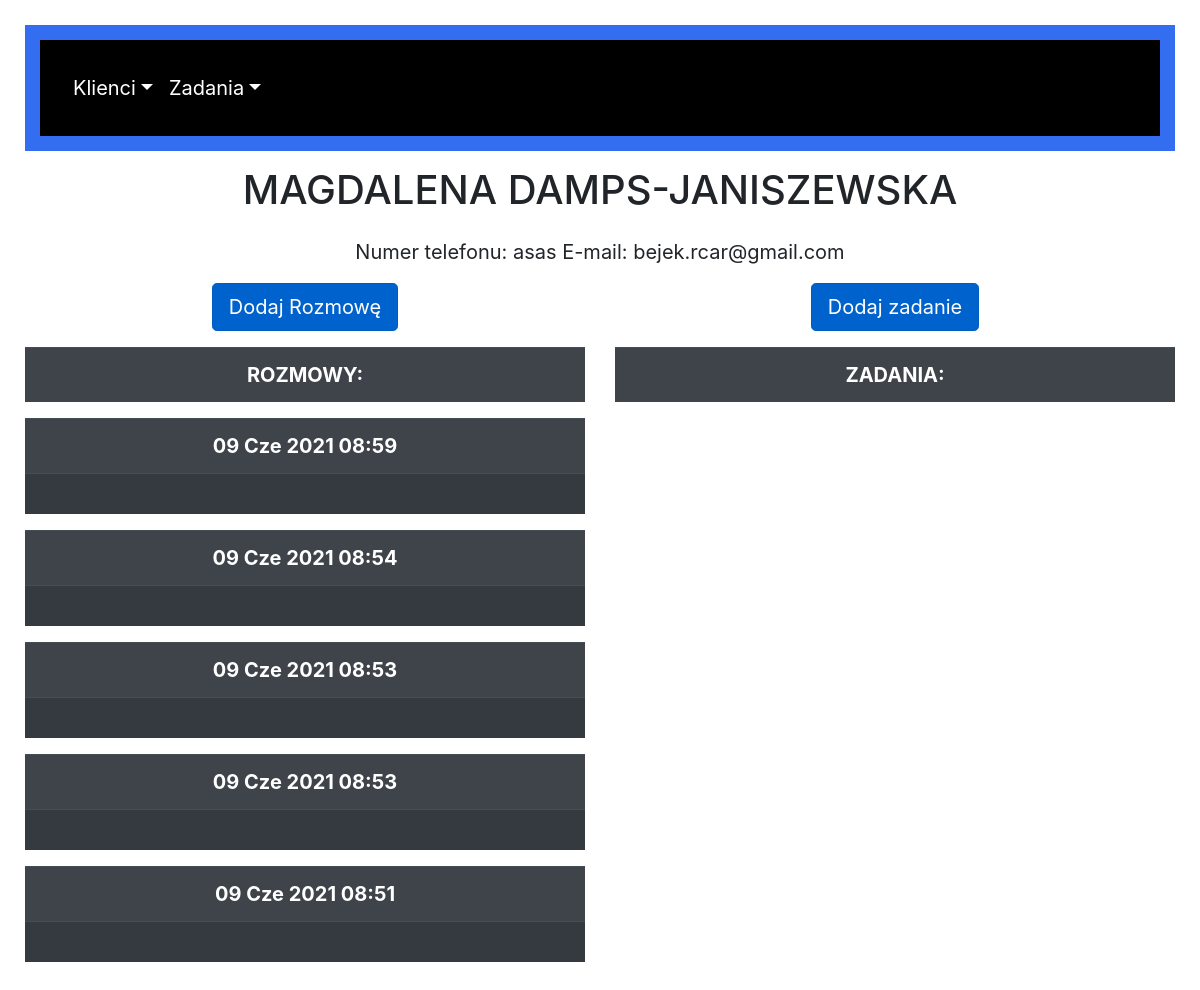
The app's page /client_details/2, older data.
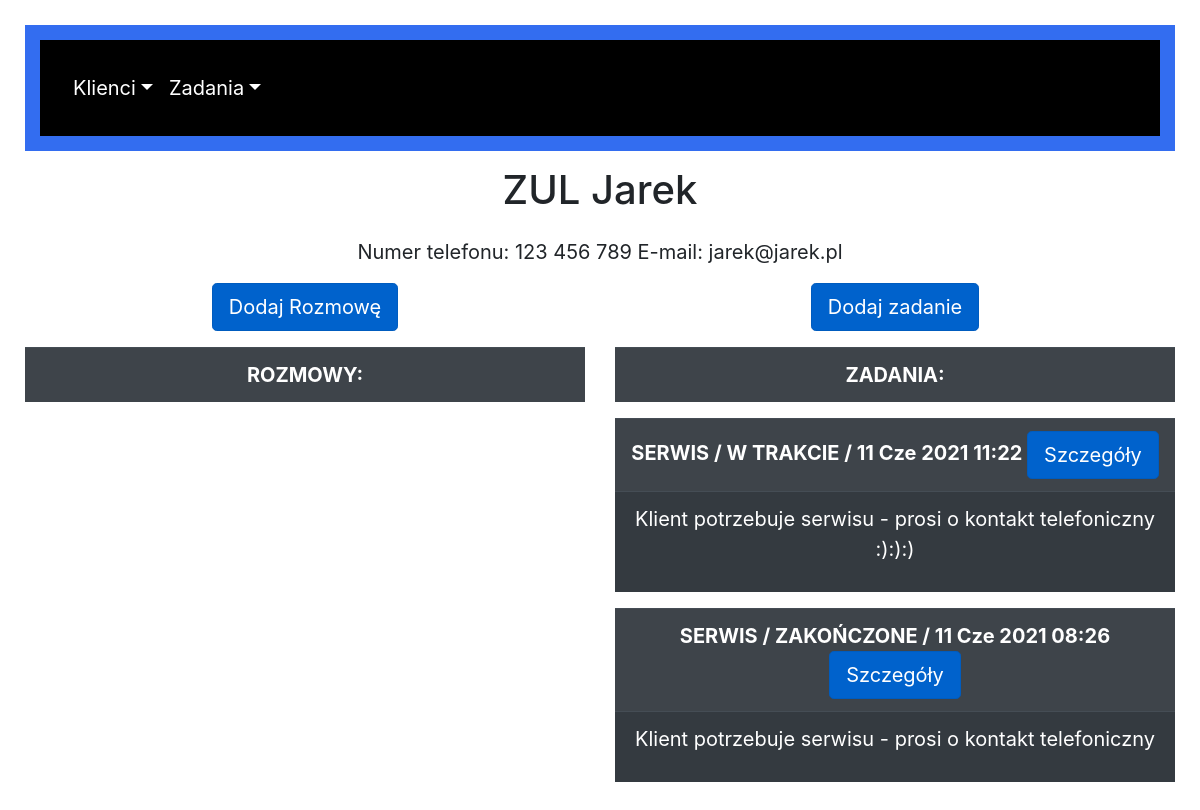
The same page, newer data.
### crm/models.py (models this page shows, shortened)
class Client(models.Model):
    name = models.CharField(max_length=200, verbose_name='Nazwa')
    vat_number = models.CharField(max_length=13, verbose_name='NIP')
    contact_person = models.CharField(max_length=30, verbose_name='Osoba kontaktowa')
    phone_number = models.CharField(max_length=11, verbose_name='Numer telefonu')
    e_mail = models.EmailField(blank=True, verbose_name='Adres e-mail')
    comments = models.CharField(max_length=500, blank=True, verbose_name='Komentarz')
    vip = models.BooleanField()
    date = models.DateTimeField(default=timezone.now)

class PhoneCall(models.Model):
    client = models.ForeignKey(Client, on_delete=models.CASCADE)
    date = models.DateTimeField(default=timezone.now)
    comment = models.TextField(max_length=1000, verbose_name='Przebieg rozmowy')
    owner = models.ForeignKey(User, on_delete=models.CASCADE, null=True)
    date_next_call = models.DateTimeField(name="Planowana data kolejnej rozmowy", null=True)

class Task(models.Model):
    TYPE = (
        ('SERWIS','SERWIS'),
        ('CZĘŚCI','CZĘŚCI'),
        ('MASZYNY','MASZYNY'),
    )
    STATUS = (
        ('NOWE', 'NOWE'),
        ('W TRAKCIE', 'W TRAKCIE'),
        ('ZAKOŃCZONE', 'ZAKOŃCZONE'),
    )
    type = models.CharField(max_length=100, choices=TYPE, verbose_name='Typ')
    name = models.CharField(max_length=200, verbose_name='Nazwa')
    date = models.DateTimeField(default=timezone.now)
    end_date = models.DateTimeField(null=True)
    client = models.ForeignKey(Client, on_delete=models.CASCADE)
    status = models.CharField(max_length=200, choices=STATUS, default='NOWE')
    comments = models.CharField(max_length=500, blank=True)
    success = models.BooleanField(null=True)
    owner = models.ForeignKey(User, on_delete=models.CASCADE, null=True)

### crm/views.py (the view)
# urls.py: path('client_details/<int:client_id>', views.client_details, name='client_details'),
def client_details(request, client_id):
    client = get_object_or_404(Client, id=client_id)
    phone_calls = client.phonecall_set.order_by('-date')
    tasks = client.task_set.order_by('-date')
    context = {'client': client, 'phone_calls':phone_calls, 'tasks': tasks}
    return render(request, 'crm/client_details.html', context)

### crm/templates/crm/client_details.html (shortened to what this page needs)
{% extends "crm/base.html" %}
{% block content %}
<h1> {{ client.name }} </h1>
<p>Numer telefonu: {{ client.phone_number }} E-mail: {{ client.e_mail }}</p>
<div class="row">
    <div class="col-md-6">
        <table class="table table-dark table-striped">
            <a href="{% url 'crm:phone_call' client.id %}" class="btn btn-primary btn-lg active" role="button" aria-pressed="true">Dodaj Rozmowę</a>
            <tr><th>ROZMOWY:</th></tr>
        </table>
{% for phone_call in phone_calls %}
         <table class="table table-dark table-striped">
             <tr><th>{{ phone_call.date|date:'d M Y H:i'  }}</th></tr>
             <tr><td>{{ phone_call.comment|linebreaks }}</td></tr>
         </table>
{% endfor %}
    </div>
    <div class="col-6">
        <table class="table table-dark table-striped">
            <a href="{% url 'crm:new_task' client.id %}" class="btn btn-primary btn-lg active" role="button" aria-pressed="true">Dodaj zadanie</a>
            <tr><th>ZADANIA:</th></tr>
        </table>
{% for task in tasks %}
        <table class="table table-dark table-striped">
             <tr><th>{{ task.type  }}  /  {{ task.status  }}  /  {{ task.date|date:'d M Y H:i'  }} <a href="{% url 'crm:task_progress' task.id %}" class="btn btn-primary btn-lg active" role="button" aria-pressed="true">Szczegóły</button></th></tr>
             <tr><td>{{ task.comments|linebreaks }}</td></tr>
         </table>
{% endfor %}
    </div>
</div>
{% endblock content %}

Row changes from the older to the newer data that the page shows:
removed PhoneCall: date "09 Cze 2021 08:59"
removed PhoneCall: date "09 Cze 2021 08:54"
no longer on this page (row edited): PhoneCall: date "09 Cze 2021 08:53"
no longer on this page (row edited): PhoneCall: date "09 Cze 2021 08:53"
no longer on this page (row edited): PhoneCall: date "09 Cze 2021 08:51"
changed Client: name "MAGDALENA DAMPS-JANISZEWSKA" → "ZUL Jarek"; phone_number "asas" → "123 456 789"; e_mail "bejek.rcar@gmail.com" → "jarek@jarek.pl"
added Task: type "SERWIS", status "W TRAKCIE", date "11 Cze 2021 11:22", comments "Klient potrzebuje serwisu - prosi o kontakt telefoniczny :):):)"
added Task: type "SERWIS", status "ZAKOŃCZONE", date "11 Cze 2021 08:26", comments "Klient potrzebuje serwisu - prosi o kontakt telefoniczny"
